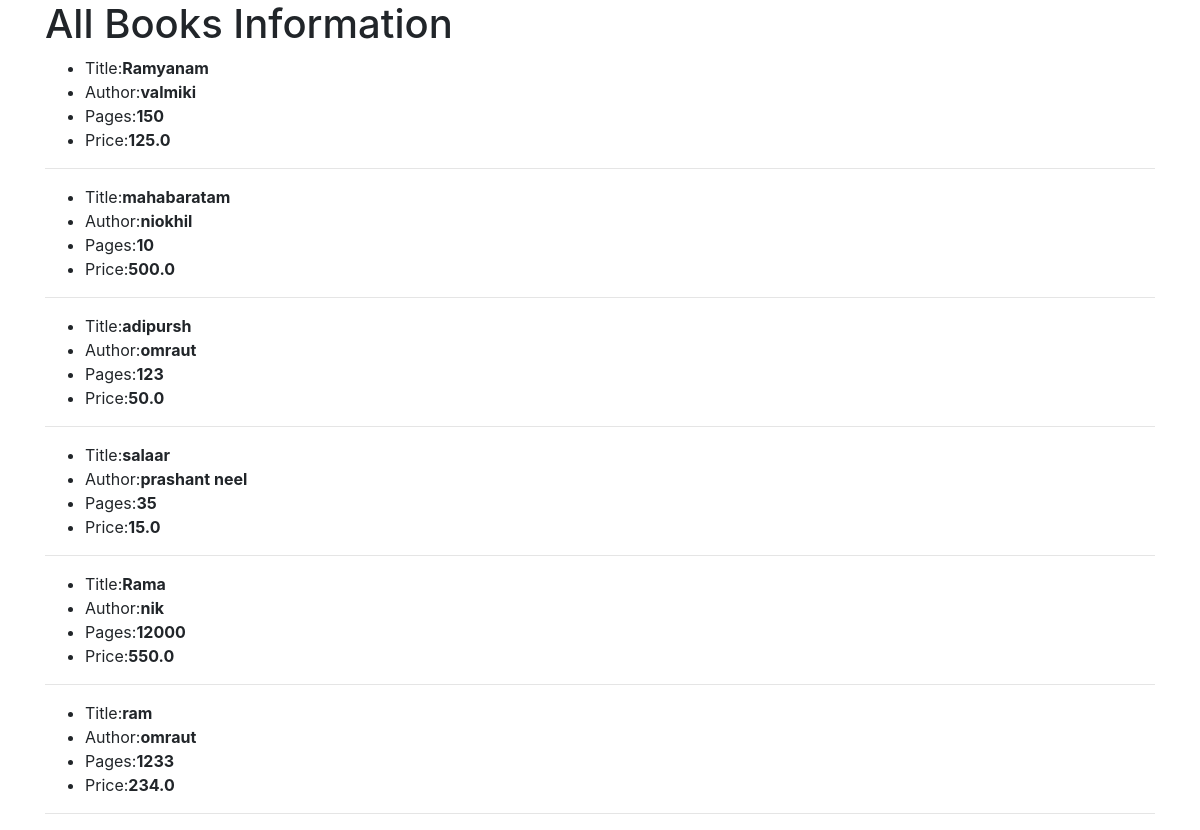
Page /list/ on the committed database.
### testapp/models.py (models this page shows, shortened)
class Book(models.Model):
    title = models.CharField(max_length=30)
    author = models.CharField(max_length=30)
    pages = models.IntegerField()
    price = models.FloatField()

### testapp/views.py (the view)
# urls.py: path('list/', views.BookListView.as_view()),
class BookListView(ListView):
    model = Book

### templates/testapp/book_list.html (shortened to what this page needs)
<!DOCTYPE html>
<html lang="en" dir="ltr">
  <head>
    <link rel="stylesheet" href="https://cdn.jsdelivr.net/npm/bootstrap@4.6.2/dist/css/bootstrap.min.css">
  </head>
  <body>
    <div class="container">
      <h1>All Books Information</h1>
      {% for book in book_list %}
      <ul>
        <li>Title:<strong>{{book.title}}</strong></li>
        <li>Author:<strong>{{book.author}}</strong></li>
        <li>Pages:<strong>{{book.pages}}</strong></li>
        <li>Price:<strong>{{book.price}}</strong></li>
      </ul>
      <hr>
      {% endfor %}
    </div>
  </body>
</html>

### rows in the picture
Book: title "Ramyanam", author "valmiki", pages "150", price "125.0"
Book: title "mahabaratam", author "niokhil", pages "10", price "500.0"
Book: title "adipursh", author "omraut", pages "123", price "50.0"
Book: title "salaar", author "prashant neel", pages "35", price "15.0"
Book: title "Rama", author "nik", pages "12000", price "550.0"
Book: title "ram", author "omraut", pages "1233", price "234.0"
